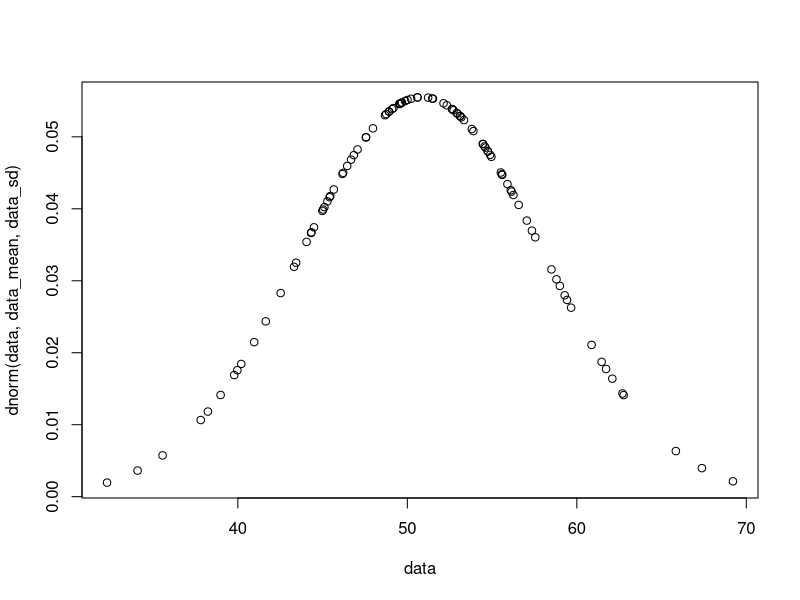
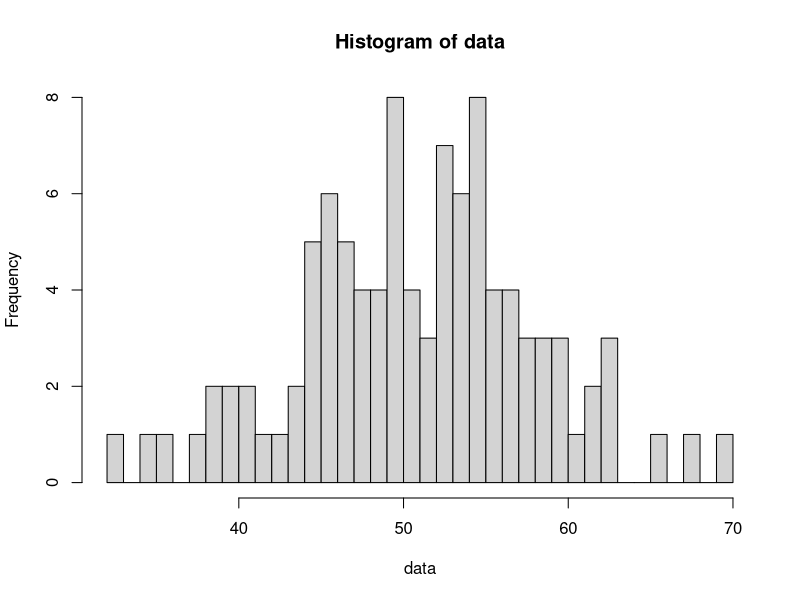

Generate these figures, in order, with R:
n <- 100
d_mean <- 50
d_sd <- 8

set.seed(1)
data <- rnorm(n, mean = d_mean, sd = d_sd)

# 6.a
data_mean <- mean(data)
data_sd <- sd(data)
x1 <- floor(data_mean)
x2 <- ceiling(data_mean)
P_X <- pnorm(x2, mean = data_mean, sd = data_sd, lower.tail = TRUE) -
  pnorm(x1, mean = data_mean, sd = data_sd, lower.tail = TRUE)
print(P_X)

z_score <- (data - data_mean) / data_sd
print(z_score)

plot(data, dnorm(data, data_mean, data_sd))

# 6.b
hist(data, breaks=50)

# c
data_variance <- var(data)
print(data_variance)

